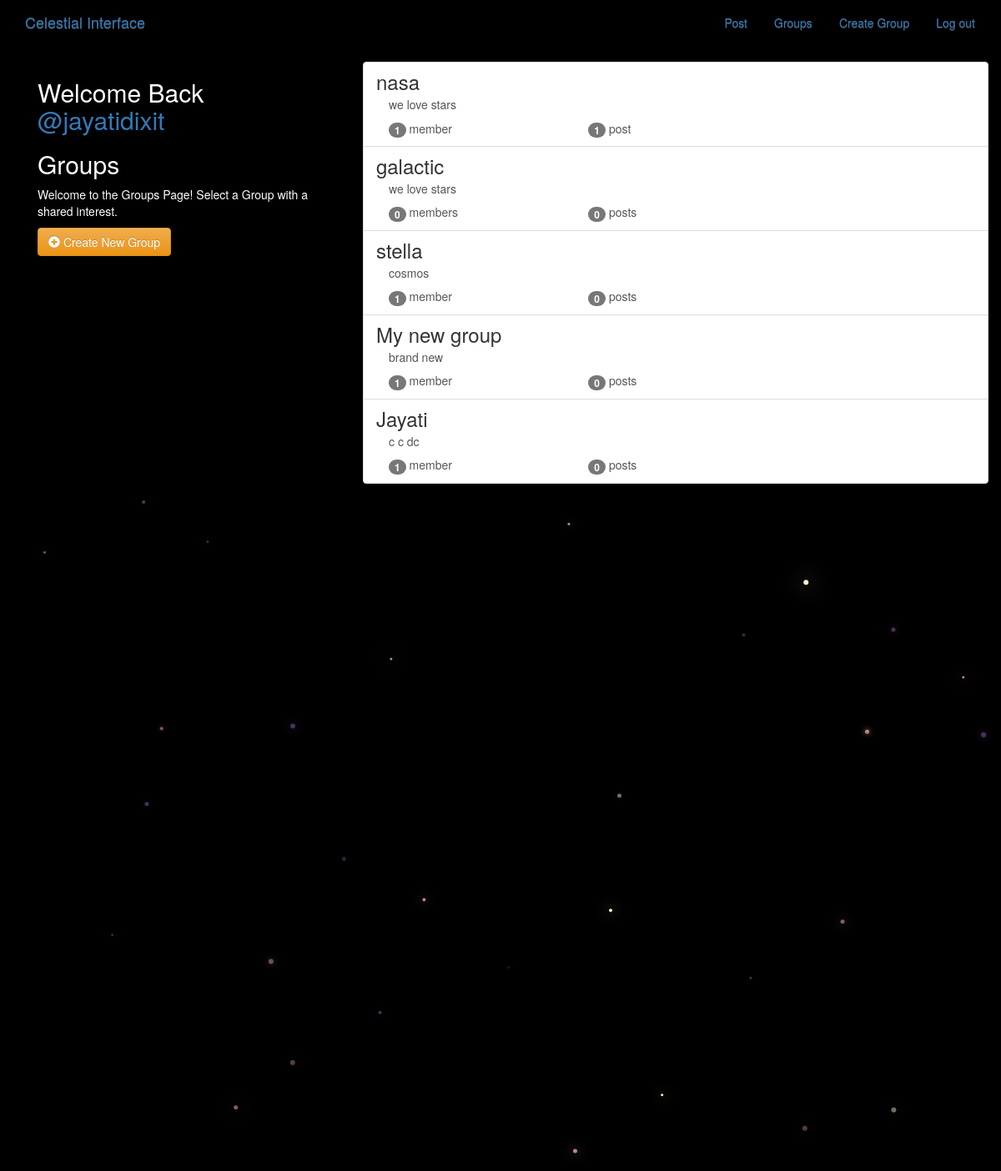
Screenshot of /groups/ (signed in) with the database file from the repository.
### groups/models.py (models this page shows, shortened)
class Group(models.Model):
    name = models.CharField(max_length=128,unique=True)
    slug = models.SlugField(allow_unicode=True,unique=True) #to avoid overlappping of the group names
    description= models.TextField(blank=True,default='')
    description_html=models.TextField(editable=False,default='',blank=True)
    member= models.ManyToManyField(User,through='GroupMember')

### groups/views.py (the view)
# urls.py: path('',views.ListGroupView.as_view(),name="all"),
class ListGroupView(generic.ListView):   #shows the list of all available groups made
    model=Group

### groups/templates/groups/group_list.html
{% extends "groups/group_base.html" %}
{% block pregroup %}
<div class="col-md-4">
    <div class="content">
        {% if user.is_authenticated %}
                <h2>
                    Welcome Back
                    <a href="{% url 'posts:for_user' username=user.username %}">@{{ user.username }}</a>
                </h2>
        {% endif %}
        <h2>Groups</h2>
        <p>Welcome to the Groups Page! Select a Group with a shared interest.</p>
    </div>
    {% if user.is_authenticated %}
    <a href="{% url 'groups:create' %}" class="btn btn-md btn-fill btn-warning"><span class="glyphicon glyphicon-plus-sign"></span> Create New Group</a>
	{% endif %}
</div>
{% endblock %}
{% block group_content %}
<div class="col-md-8">
    <div class="list-group">
        {% for group in object_list %}
            <a class="list-group-item" href="{% url 'groups:single'  slug=group.slug %}">
                <h3 class="title list-group-item-heading">{{ group.name }}</h3>
                <div class="title list-group-item-text container-fluid">{{ group.description_html|safe }}
                    <div class="row">
                        <div class="col-md-4">
                            <span class="badge">{{ group.member.count }}</span> member{{ group.member.count|pluralize }}
                        </div>
                        <div class="col-md-4">
                            <span class="badge">{{ group.posts.count }}</span> post{{ group.posts.count|pluralize }}
                        </div>
                    </div>
                </div>
            </a>
        {% endfor %}
    </div>
</div>
{% endblock %}

### static/social_clone/css/master.css (style rules this page uses)
body { margin: 0; overflow: hidden; background-color: black; color:white; }

### rows the page displays
Group: name "nasa", description_html "we love stars", member.count "1", posts.count "1"
Group: name "galactic", description_html "we love stars", member.count "0", posts.count "0"
Group: name "stella", description_html "cosmos", member.count "1", posts.count "0"
Group: name "My new group", description_html "brand new", member.count "1", posts.count "0"
Group: name "Jayati", description_html "c c dc", member.count "1", posts.count "0"

### other values shown
{{ user.username }} "jayatidixit"
